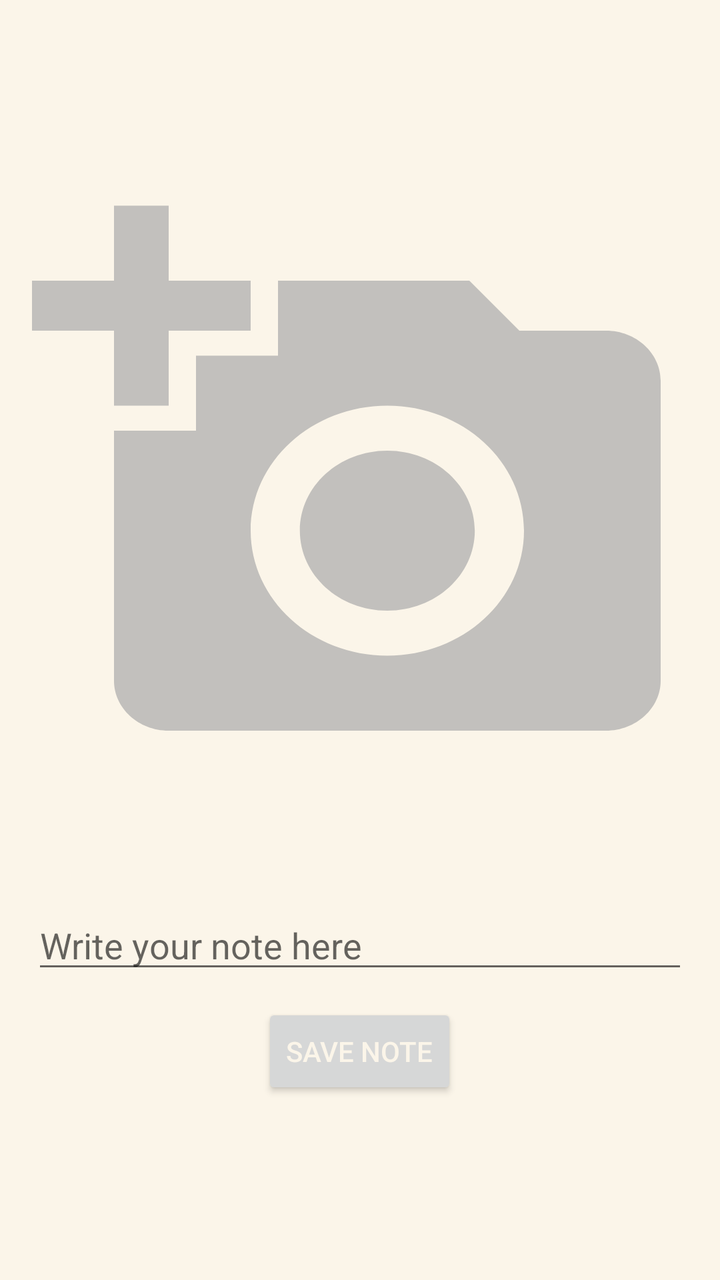
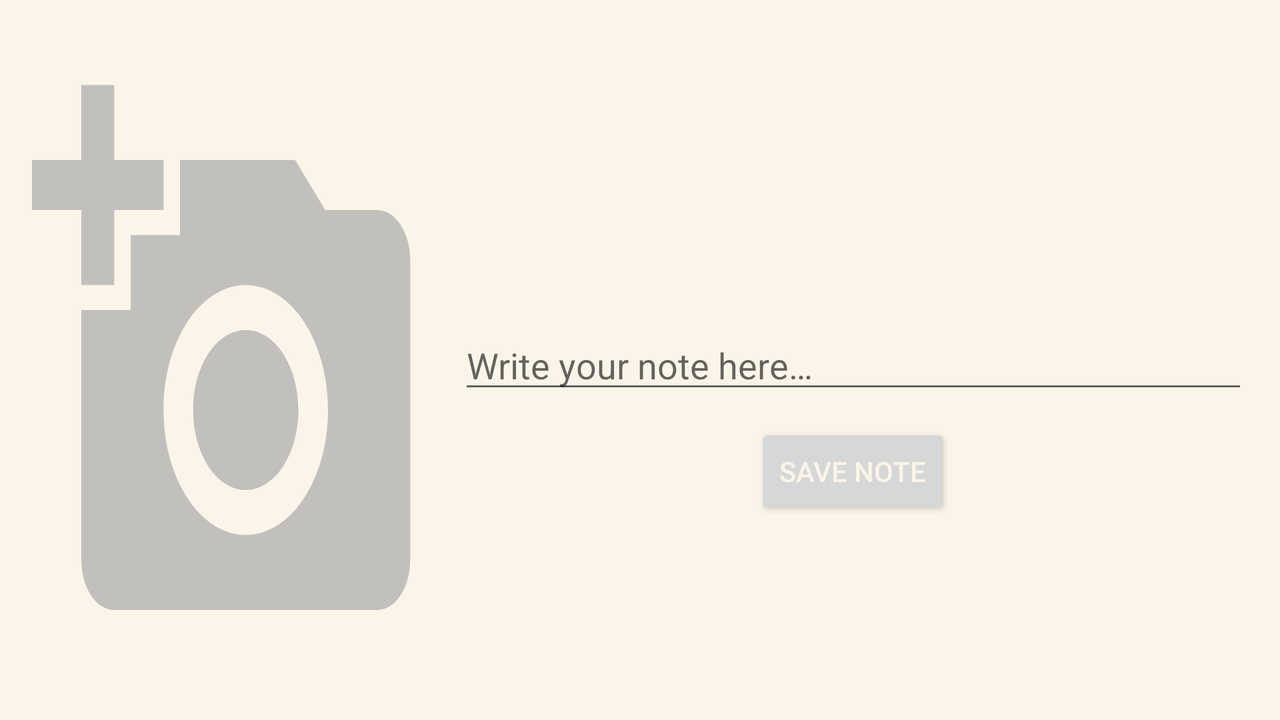

The same Android screen from two of the app's own layout files: first res/layout/ as a phone draws it, then the author's variant for another configuration, drawn on a device whose configuration selects that folder. Both files follow.
<!-- AndroidManifest.xml: application theme Theme.SoulApp -->
<!-- res/layout/journal_layout.xml -->
<?xml version="1.0" encoding="utf-8"?>


<LinearLayout
    xmlns:android="http://schemas.android.com/apk/res/android"
    android:layout_width="match_parent"
    android:layout_height="match_parent"
    android:orientation="vertical"
    android:gravity="center"
    android:padding="16dp"
    android:background="@color/cream">

    

    <ImageView
        android:id="@+id/journalImageView"
        android:layout_width="match_parent"
        android:layout_height="wrap_content"
        android:adjustViewBounds="true"
        android:background="@drawable/add_photo"
        android:backgroundTint="@android:color/darker_gray"
        android:minHeight="300dp"
        android:scaleType="fitCenter" />

    <EditText
        android:id="@+id/journalNote"
        android:layout_width="match_parent"
        android:layout_height="wrap_content"
        android:layout_marginTop="60dp"
        android:textColor="@color/black"
        android:hint="Write your note here" />

    <Button
        android:id="@+id/saveJournalButton"
        android:layout_width="wrap_content"
        android:layout_height="wrap_content"
        android:layout_marginTop="10dp"
        android:text="Save Note" />

</LinearLayout>
<!-- resources referenced by this layout -->
<resources>
  <color name="black">#FF000000</color>
  <color name="cream">#Fbf5e9</color>
  <!-- drawable add_photo (drawable) -->
  <vector xmlns:android="http://schemas.android.com/apk/res/android" android:alpha="0.71" android:height="15dp" android:tint="#2F2F2F" android:viewportHeight="24" android:viewportWidth="24" android:width="15dp">
        
      <path android:fillColor="@android:color/white" android:pathData="M3,4V1h2v3h3v2H5v3H3V6H0V4H3zM6,10V7h3V4h7l1.83,2H21c1.1,0 2,0.9 2,2v12c0,1.1 -0.9,2 -2,2H5c-1.1,0 -2,-0.9 -2,-2V10H6zM13,19c2.76,0 5,-2.24 5,-5s-2.24,-5 -5,-5s-5,2.24 -5,5S10.24,19 13,19zM9.8,14c0,1.77 1.43,3.2 3.2,3.2s3.2,-1.43 3.2,-3.2s-1.43,-3.2 -3.2,-3.2S9.8,12.23 9.8,14z"/>
      
  </vector>
  <!-- from res/values-v29/ -->
  <style name="Theme.SoulApp" parent="Theme.MaterialComponents.Light">
  
          <item name="android:forceDarkAllowed">false</item>
          <item name="colorPrimary">@color/purple</item> 
          <item name="colorPrimaryVariant">@color/dark_purple</item> 
          <item name="colorOnPrimary">@color/cream</item> 
  
          <item name="colorSecondary">@color/medium_green</item> 
          <item name="colorSecondaryVariant">@color/dark_green</item>
          <item name="colorOnSecondary">@color/cream</item>
  
          <item name="android:statusBarColor">@color/dark_purple</item>
          <item name="android:textColorPrimary">?attr/colorOnPrimary</item>
  
      </style>
  <color name="purple">#7C5E81</color>
  <color name="dark_purple">#59435D</color>
  <color name="medium_green">#8fae91</color>
  <color name="dark_green">#778d7a</color>
</resources>
<!-- res/layout-land/journal_layout.xml (the author's variant of the layout above) -->
<!-- drawn on the phone turned sideways -->
<?xml version="1.0" encoding="utf-8"?>


<LinearLayout
    xmlns:android="http://schemas.android.com/apk/res/android"
    android:layout_width="match_parent"
    android:layout_height="match_parent"
    android:orientation="horizontal"
    android:gravity="center"
    android:padding="16dp"
    android:background="@color/cream">

    <ImageView
        android:id="@+id/journalImageView"
        android:layout_width="0dp"
        android:layout_height="wrap_content"
        android:layout_weight="1"
        android:adjustViewBounds="true"
        android:background="@drawable/add_photo"
        android:backgroundTint="@android:color/darker_gray"
        android:minHeight="300dp"
        android:scaleType="fitCenter" />

    <LinearLayout
        android:layout_width="0dp"
        android:layout_height="wrap_content"
        android:layout_weight="2"
        android:orientation="vertical"
        android:layout_marginStart="16dp">

        <EditText
            android:id="@+id/journalNote"
            android:layout_width="match_parent"
            android:layout_height="wrap_content"
            android:layout_marginTop="60dp"
            android:textColor="@color/black"
            android:hint="@string/write_note" />

        <Button
            android:id="@+id/saveJournalButton"
            android:layout_width="wrap_content"
            android:layout_height="wrap_content"
            android:layout_marginTop="10dp"
            android:layout_gravity="center"
            android:text="@string/save_note" />

    </LinearLayout>

</LinearLayout>
<!-- resources referenced by the variant -->
<!-- as the phone turned sideways resolves them -->
<resources>
  <color name="black">#FF000000</color>
  <color name="cream">#Fbf5e9</color>
  <!-- drawable add_photo (drawable) -->
  <vector xmlns:android="http://schemas.android.com/apk/res/android" android:alpha="0.71" android:height="15dp" android:tint="#2F2F2F" android:viewportHeight="24" android:viewportWidth="24" android:width="15dp">
        
      <path android:fillColor="@android:color/white" android:pathData="M3,4V1h2v3h3v2H5v3H3V6H0V4H3zM6,10V7h3V4h7l1.83,2H21c1.1,0 2,0.9 2,2v12c0,1.1 -0.9,2 -2,2H5c-1.1,0 -2,-0.9 -2,-2V10H6zM13,19c2.76,0 5,-2.24 5,-5s-2.24,-5 -5,-5s-5,2.24 -5,5S10.24,19 13,19zM9.8,14c0,1.77 1.43,3.2 3.2,3.2s3.2,-1.43 3.2,-3.2s-1.43,-3.2 -3.2,-3.2S9.8,12.23 9.8,14z"/>
      
  </vector>
  <string name="save_note">Save Note</string>
  <string name="write_note">Write your note here…</string>
  <!-- from res/values-v29/ -->
  <style name="Theme.SoulApp" parent="Theme.MaterialComponents.Light">
  
          <item name="android:forceDarkAllowed">false</item>
          <item name="colorPrimary">@color/purple</item> 
          <item name="colorPrimaryVariant">@color/dark_purple</item> 
          <item name="colorOnPrimary">@color/cream</item> 
  
          <item name="colorSecondary">@color/medium_green</item> 
          <item name="colorSecondaryVariant">@color/dark_green</item>
          <item name="colorOnSecondary">@color/cream</item>
  
          <item name="android:statusBarColor">@color/dark_purple</item>
          <item name="android:textColorPrimary">?attr/colorOnPrimary</item>
  
      </style>
  <color name="purple">#7C5E81</color>
  <color name="dark_purple">#59435D</color>
  <color name="medium_green">#8fae91</color>
  <color name="dark_green">#778d7a</color>
</resources>
